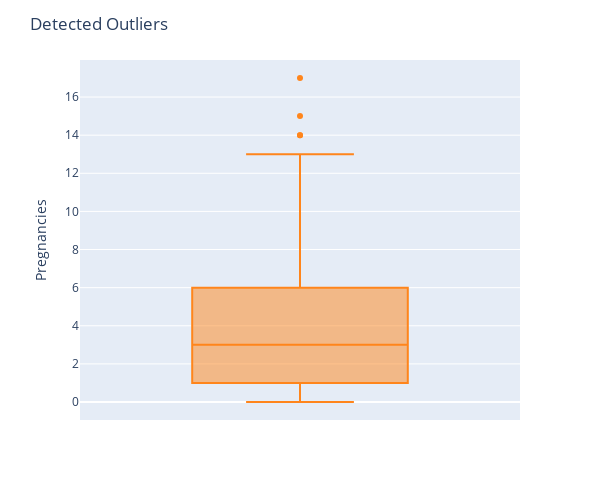
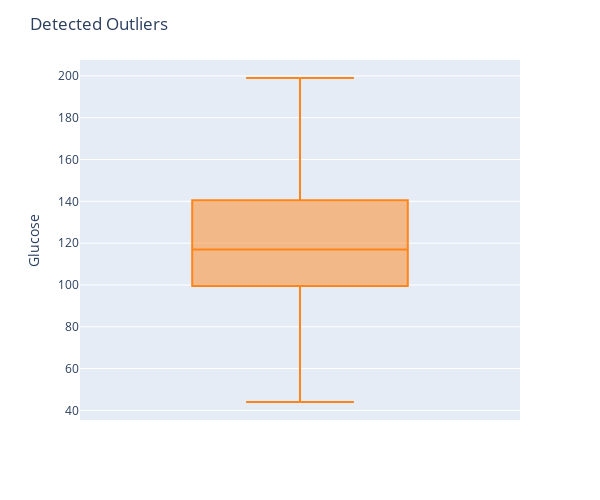
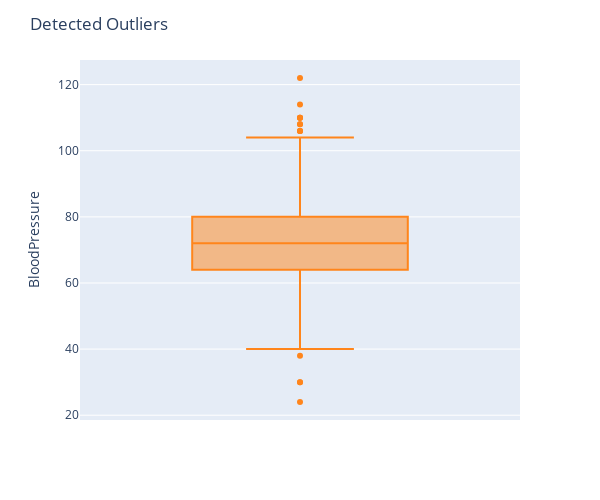
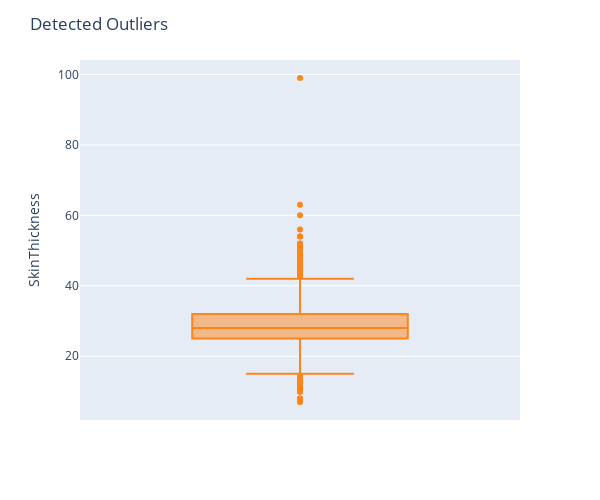

Notebook cell for these charts, in order:
### Markdown cell above
Outliers are data points that deviate significantly from the rest of the data in a dataset. They are observations that lie an abnormal distance from other values in a random sample from a population. In other words, outliers are data points that are unusually far from the central tendency of a distribution.

### Code cell
import plotly.express as px

for col in diabets.columns:
    fig = px.box(diabets, y=col)
    fig.update_traces(marker_color='#FF851B')
    fig.update_layout(autosize=False, width=600, height=500, title='Detected Outliers')
    fig.show()

### Figure 1 — Plotly figure (JSON) as saved in the notebook; plotly's stock layout.template omitted (floating-point values rounded to 4 significant figures; data arrays with more than 128 entries replaced by an {"elided": "..."} marker saying what was removed)
{"data": [{"alignmentgroup": "True", "hovertemplate": "Pregnancies=%{y}<extra></extra>", "legendgroup": "", "marker": {"color": "#FF851B"}, "name": "", "notched": false, "offsetgroup": "", "orientation": "v", "showlegend": false, "type": "box", "x0": " ", "xaxis": "x", "y": {"elided": "768 int values"}, "y0": " ", "yaxis": "y"}], "layout": {"autosize": false, "boxmode": "group", "height": 500, "legend": {"tracegroupgap": 0}, "margin": {"t": 60}, "title": {"text": "Detected Outliers"}, "width": 600, "xaxis": {"anchor": "y", "domain": [0, 1]}, "yaxis": {"anchor": "x", "domain": [0, 1], "title": {"text": "Pregnancies"}}}}

### Figure 2 — Plotly figure (JSON) as saved in the notebook; plotly's stock layout.template omitted (floating-point values rounded to 4 significant figures; data arrays with more than 128 entries replaced by an {"elided": "..."} marker saying what was removed)
{"data": [{"alignmentgroup": "True", "hovertemplate": "Glucose=%{y}<extra></extra>", "legendgroup": "", "marker": {"color": "#FF851B"}, "name": "", "notched": false, "offsetgroup": "", "orientation": "v", "showlegend": false, "type": "box", "x0": " ", "xaxis": "x", "y": {"elided": "768 int values"}, "y0": " ", "yaxis": "y"}], "layout": {"autosize": false, "boxmode": "group", "height": 500, "legend": {"tracegroupgap": 0}, "margin": {"t": 60}, "title": {"text": "Detected Outliers"}, "width": 600, "xaxis": {"anchor": "y", "domain": [0, 1]}, "yaxis": {"anchor": "x", "domain": [0, 1], "title": {"text": "Glucose"}}}}

### Figure 3 — Plotly figure (JSON) as saved in the notebook; plotly's stock layout.template omitted (floating-point values rounded to 4 significant figures; data arrays with more than 128 entries replaced by an {"elided": "..."} marker saying what was removed)
{"data": [{"alignmentgroup": "True", "hovertemplate": "BloodPressure=%{y}<extra></extra>", "legendgroup": "", "marker": {"color": "#FF851B"}, "name": "", "notched": false, "offsetgroup": "", "orientation": "v", "showlegend": false, "type": "box", "x0": " ", "xaxis": "x", "y": {"elided": "768 float values"}, "y0": " ", "yaxis": "y"}], "layout": {"autosize": false, "boxmode": "group", "height": 500, "legend": {"tracegroupgap": 0}, "margin": {"t": 60}, "title": {"text": "Detected Outliers"}, "width": 600, "xaxis": {"anchor": "y", "domain": [0, 1]}, "yaxis": {"anchor": "x", "domain": [0, 1], "title": {"text": "BloodPressure"}}}}

### Figure 4 — Plotly figure (JSON) as saved in the notebook; plotly's stock layout.template omitted (floating-point values rounded to 4 significant figures; data arrays with more than 128 entries replaced by an {"elided": "..."} marker saying what was removed)
{"data": [{"alignmentgroup": "True", "hovertemplate": "SkinThickness=%{y}<extra></extra>", "legendgroup": "", "marker": {"color": "#FF851B"}, "name": "", "notched": false, "offsetgroup": "", "orientation": "v", "showlegend": false, "type": "box", "x0": " ", "xaxis": "x", "y": {"elided": "768 int values"}, "y0": " ", "yaxis": "y"}], "layout": {"autosize": false, "boxmode": "group", "height": 500, "legend": {"tracegroupgap": 0}, "margin": {"t": 60}, "title": {"text": "Detected Outliers"}, "width": 600, "xaxis": {"anchor": "y", "domain": [0, 1]}, "yaxis": {"anchor": "x", "domain": [0, 1], "title": {"text": "SkinThickness"}}}}
